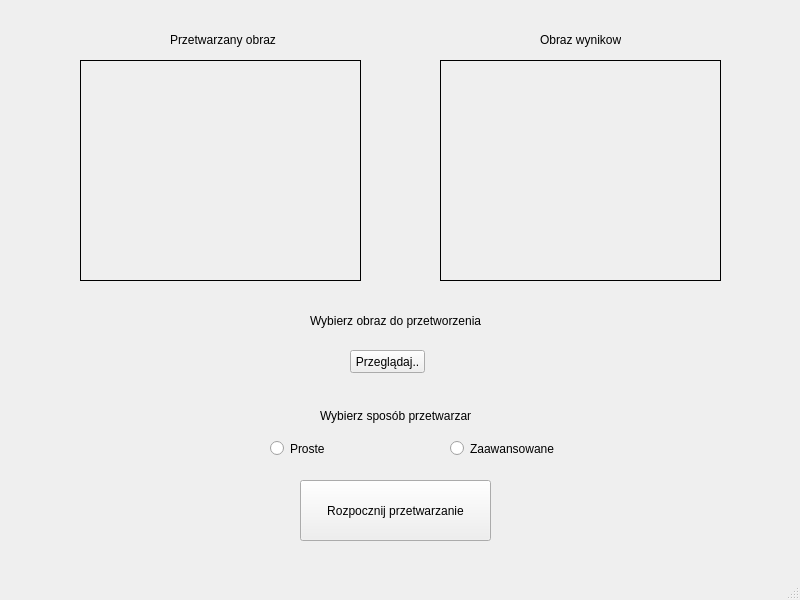
<?xml version="1.0" encoding="UTF-8"?>
<ui version="4.0">
 <class>mainWindow</class>
 <widget class="QMainWindow" name="mainWindow">
  <property name="geometry">
   <rect>
    <x>0</x>
    <y>0</y>
    <width>800</width>
    <height>600</height>
   </rect>
  </property>
  <property name="windowTitle">
   <string>Retinal Vessel Recognizer</string>
  </property>
  <widget class="QWidget" name="centralwidget">
   <widget class="QPushButton" name="startButton">
    <property name="geometry">
     <rect>
      <x>300</x>
      <y>480</y>
      <width>191</width>
      <height>61</height>
     </rect>
    </property>
    <property name="text">
     <string>Rozpocznij przetwarzanie</string>
    </property>
   </widget>
   <widget class="QLabel" name="processingTypeLabel">
    <property name="geometry">
     <rect>
      <x>320</x>
      <y>400</y>
      <width>151</width>
      <height>31</height>
     </rect>
    </property>
    <property name="text">
     <string>Wybierz sposób przetwarzania</string>
    </property>
   </widget>
   <widget class="QRadioButton" name="simpleProcessingRadioButton">
    <property name="geometry">
     <rect>
      <x>270</x>
      <y>440</y>
      <width>82</width>
      <height>17</height>
     </rect>
    </property>
    <property name="text">
     <string>Proste</string>
    </property>
   </widget>
   <widget class="QRadioButton" name="advancedProcessingRadioButton">
    <property name="geometry">
     <rect>
      <x>450</x>
      <y>440</y>
      <width>111</width>
      <height>17</height>
     </rect>
    </property>
    <property name="text">
     <string>Zaawansowane</string>
    </property>
   </widget>
   <widget class="QLabel" name="chooseImageLabel">
    <property name="geometry">
     <rect>
      <x>310</x>
      <y>310</y>
      <width>171</width>
      <height>21</height>
     </rect>
    </property>
    <property name="text">
     <string>Wybierz obraz do przetworzenia</string>
    </property>
   </widget>
   <widget class="QPushButton" name="chooseImageButton">
    <property name="geometry">
     <rect>
      <x>350</x>
      <y>350</y>
      <width>75</width>
      <height>23</height>
     </rect>
    </property>
    <property name="text">
     <string>Przeglądaj..</string>
    </property>
   </widget>
   <widget class="QLabel" name="inputImageFrame">
    <property name="geometry">
     <rect>
      <x>80</x>
      <y>60</y>
      <width>281</width>
      <height>221</height>
     </rect>
    </property>
    <property name="frameShape">
     <enum>QFrame::Box</enum>
    </property>
    <property name="text">
     <string/>
    </property>
   </widget>
   <widget class="QLabel" name="outputImageFrame">
    <property name="geometry">
     <rect>
      <x>440</x>
      <y>60</y>
      <width>281</width>
      <height>221</height>
     </rect>
    </property>
    <property name="frameShape">
     <enum>QFrame::Box</enum>
    </property>
    <property name="text">
     <string/>
    </property>
   </widget>
   <widget class="QLabel" name="inputImageLabel">
    <property name="geometry">
     <rect>
      <x>170</x>
      <y>30</y>
      <width>111</width>
      <height>20</height>
     </rect>
    </property>
    <property name="text">
     <string>Przetwarzany obraz</string>
    </property>
   </widget>
   <widget class="QLabel" name="outputImageLabel">
    <property name="geometry">
     <rect>
      <x>540</x>
      <y>30</y>
      <width>81</width>
      <height>20</height>
     </rect>
    </property>
    <property name="text">
     <string>Obraz wynikowy</string>
    </property>
   </widget>
  </widget>
  <widget class="QMenuBar" name="menubar">
   <property name="geometry">
    <rect>
     <x>0</x>
     <y>0</y>
     <width>800</width>
     <height>21</height>
    </rect>
   </property>
  </widget>
  <widget class="QStatusBar" name="statusbar"/>
 </widget>
 <resources/>
 <connections/>
</ui>
